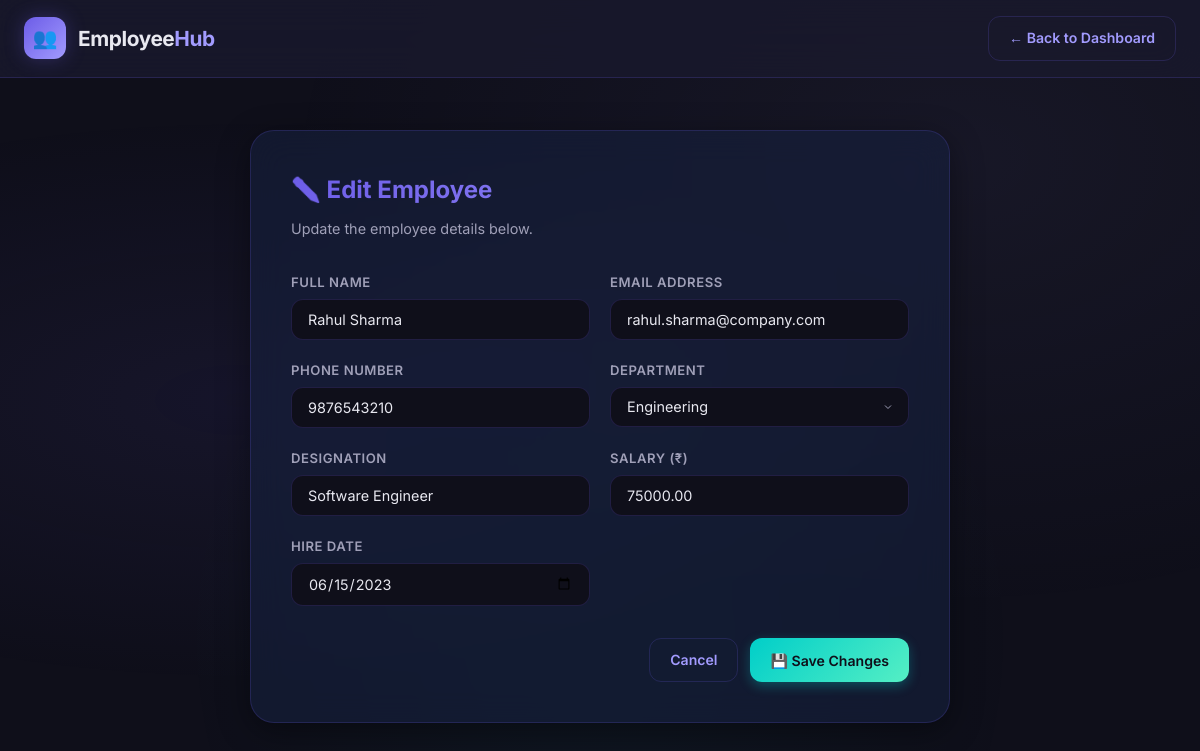
The page /edit.php?id=1 on the database its author committed.
### tables this page shows
CREATE TABLE IF NOT EXISTS employees (
    id INT AUTO_INCREMENT PRIMARY KEY,
    name VARCHAR(100) NOT NULL,
    email VARCHAR(100) NOT NULL UNIQUE,
    phone VARCHAR(20) NOT NULL,
    department VARCHAR(100) NOT NULL,
    designation VARCHAR(100) NOT NULL,
    salary DECIMAL(10, 2) NOT NULL,
    hire_date DATE NOT NULL,
    created_at TIMESTAMP DEFAULT CURRENT_TIMESTAMP
);

### edit.php (the view, shortened to what this page needs)
<?php
require_once 'config/database.php';
$id = isset($_GET['id']) ? intval($_GET['id']) : 0;
$stmt = $pdo->prepare("SELECT * FROM employees WHERE id = :id");
$stmt->execute([':id' => $id]);
$employee = $stmt->fetch();
?>
<!DOCTYPE html>
<html lang="en">
<head>
    <link rel="stylesheet" href="style.css">
</head>
<body>
    <nav class="navbar">
        <div class="container">
            <a href="index.php" class="navbar-brand">
                <div class="brand-icon">👥</div>
                <h1>Employee<span>Hub</span></h1>
            </a>
            <a href="index.php" class="btn btn-outline">← Back to Dashboard</a>
        </div>
    </nav>
    <div class="container">
        <div class="form-card fade-in-up" style="margin-top: 32px;">
            <h2>✏️ Edit Employee</h2>
            <p class="form-subtitle">Update the employee details below.</p>
            <form method="POST" action="edit.php?id=<?= $id ?>">
                <div class="form-grid">
                    <div class="form-group">
                        <label for="name">Full Name</label>
                        <input type="text" id="name" name="name" placeholder="e.g. Rahul Sharma"
                               value="<?= htmlspecialchars($employee['name']) ?>" required>
                    </div>
                    <div class="form-group">
                        <label for="email">Email Address</label>
                        <input type="email" id="email" name="email" placeholder="e.g. rahul@company.com"
                               value="<?= htmlspecialchars($employee['email']) ?>" required>
                    </div>
                    <div class="form-group">
                        <label for="phone">Phone Number</label>
                        <input type="tel" id="phone" name="phone" placeholder="e.g. 9876543210"
                               value="<?= htmlspecialchars($employee['phone']) ?>" required>
                    </div>
                    <div class="form-group">
                        <label for="department">Department</label>
                        <select id="department" name="department" required>
                            <?php
                            $depts = ['Engineering', 'Marketing', 'Human Resources', 'Finance', 'Sales', 'Operations', 'IT'];
                            foreach ($depts as $dept):
                            ?>
                                <option value="<?= $dept ?>" <?= $employee['department'] === $dept ? 'selected' : '' ?>><?= $dept ?></option>
                            <?php endforeach; ?>
                        </select>
                    </div>
                    <div class="form-group">
                        <label for="designation">Designation</label>
                        <input type="text" id="designation" name="designation" placeholder="e.g. Software Engineer"
                               value="<?= htmlspecialchars($employee['designation']) ?>" required>
                    </div>
                    <div class="form-group">
                        <label for="salary">Salary (₹)</label>
                        <input type="number" id="salary" name="salary" placeholder="e.g. 75000" step="0.01" min="1"
                               value="<?= htmlspecialchars($employee['salary']) ?>" required>
                    </div>
                    <div class="form-group">
                        <label for="hire_date">Hire Date</label>
                        <input type="date" id="hire_date" name="hire_date"
                               value="<?= htmlspecialchars($employee['hire_date']) ?>" required>
                    </div>
                </div>
                <div class="form-actions">
                    <a href="index.php" class="btn btn-outline">Cancel</a>
                    <button type="submit" class="btn btn-success">💾 Save Changes</button>
                </div>
            </form>
        </div>
    </div>
</body>
</html>

### style.css (style rules this page uses)
:root { --bg-primary: #0f0f1a; --bg-secondary: #1a1a2e; --bg-card: #16213e; --bg-card-hover: #1a2744; --bg-input: #0f0f1a; --text-primary: #e8e8f0; --text-secondary: #a0a0b8; --text-muted: #6b6b80; --accent-primary: #6c5ce7; --accent-secondary: #a29bfe; --accent-gradient: linear-gradient(135deg, #6c5ce7, #a29bfe); --success: #00cec9; --success-bg: rgba(0, 206, 201, 0.1); --danger: #ff6b6b; --danger-bg: rgba(255, 107, 107, 0.1); --warning: #feca57; --warning-bg: rgba(254, 202, 87, 0.1); --info: #54a0ff; --info-bg: rgba(84, 160, 255, 0.1); --border-color: rgba(108, 92, 231, 0.2); --shadow-sm: 0 2px 8px rgba(0, 0, 0, 0.2); --shadow-md: 0 4px 16px rgba(0, 0, 0, 0.3); --shadow-lg: 0 8px 32px rgba(0, 0, 0, 0.4); --shadow-glow: 0 0 20px rgba(108, 92, 231, 0.3); --radius-sm: 8px; --radius-md: 12px; --radius-lg: 16px; --radius-xl: 24px; --transition: all 0.3s cubic-bezier(0.4, 0, 0.2, 1); }
* { margin: 0; padding: 0; box-sizing: border-box; }
body { font-family: 'Inter', -apple-system, BlinkMacSystemFont, sans-serif; background: var(--bg-primary); color: var(--text-primary); min-height: 100vh; line-height: 1.6; overflow-x: hidden; }
body::before { content: ''; position: fixed; top: 0; left: 0; width: 100%; height: 100%; background: radial-gradient(ellipse at 20% 50%, rgba(108, 92, 231, 0.08) 0%, transparent 50%), radial-gradient(ellipse at 80% 20%, rgba(162, 155, 254, 0.06) 0%, transparent 50%), radial-gradient(ellipse at 50% 80%, rgba(0, 206, 201, 0.04) 0%, transparent 50%); pointer-events: none; z-index: 0; }
.container { max-width: 1200px; margin: 0 auto; padding: 20px 24px; position: relative; z-index: 1; }
.navbar { background: rgba(26, 26, 46, 0.8); backdrop-filter: blur(20px); -webkit-backdrop-filter: blur(20px); border-bottom: 1px solid var(--border-color); padding: 16px 0; position: sticky; top: 0; z-index: 100; }
.navbar .container { display: flex; justify-content: space-between; align-items: center; padding-top: 0; padding-bottom: 0; }
.navbar-brand { display: flex; align-items: center; gap: 12px; text-decoration: none; color: var(--text-primary); }
.navbar-brand .brand-icon { width: 42px; height: 42px; background: var(--accent-gradient); border-radius: var(--radius-md); display: flex; align-items: center; justify-content: center; font-size: 20px; box-shadow: var(--shadow-glow); }
.navbar-brand h1 { font-size: 1.3rem; font-weight: 700; letter-spacing: -0.02em; }
.navbar-brand span { color: var(--accent-secondary); }
.btn { display: inline-flex; align-items: center; gap: 8px; padding: 10px 20px; border: none; border-radius: var(--radius-md); font-family: 'Inter', sans-serif; font-size: 0.88rem; font-weight: 600; cursor: pointer; transition: var(--transition); text-decoration: none; white-space: nowrap; }
.btn-success { background: linear-gradient(135deg, #00cec9, #55efc4); color: #0f0f1a; box-shadow: 0 4px 12px rgba(0, 206, 201, 0.3); }
.btn-outline { background: transparent; color: var(--accent-secondary); border: 1px solid var(--border-color); }
.form-card { background: rgba(22, 33, 62, 0.6); backdrop-filter: blur(16px); border: 1px solid var(--border-color); border-radius: var(--radius-xl); padding: 40px; max-width: 700px; margin: 0 auto; box-shadow: var(--shadow-lg); }
.form-card h2 { font-size: 1.5rem; font-weight: 700; margin-bottom: 8px; background: var(--accent-gradient); -webkit-background-clip: text; -webkit-text-fill-color: transparent; background-clip: text; }
.form-card .form-subtitle { color: var(--text-secondary); font-size: 0.9rem; margin-bottom: 32px; }
.form-grid { display: grid; grid-template-columns: 1fr 1fr; gap: 20px; }
.form-group { display: flex; flex-direction: column; gap: 6px; }
.form-group label { font-size: 0.82rem; font-weight: 600; color: var(--text-secondary); text-transform: uppercase; letter-spacing: 0.04em; }
.form-group input, .form-group select { padding: 11px 16px; background: var(--bg-input); border: 1px solid var(--border-color); border-radius: var(--radius-md); color: var(--text-primary); font-family: 'Inter', sans-serif; font-size: 0.9rem; transition: var(--transition); }
.form-group select { appearance: none; background-repeat: no-repeat; background-position: right 14px center; padding-right: 36px; }
.form-group select option { background: var(--bg-secondary); color: var(--text-primary); }
.form-actions { display: flex; gap: 12px; margin-top: 32px; justify-content: flex-end; }
.fade-in-up { animation: fadeInUp 0.4s ease forwards; }

### rows shown on the page
employees: name "Rahul Sharma", email "rahul.sharma@company.com", phone "9876543210", department "Engineering", designation "Software Engineer", salary "75000.00", hire_date "06/15/2023"
